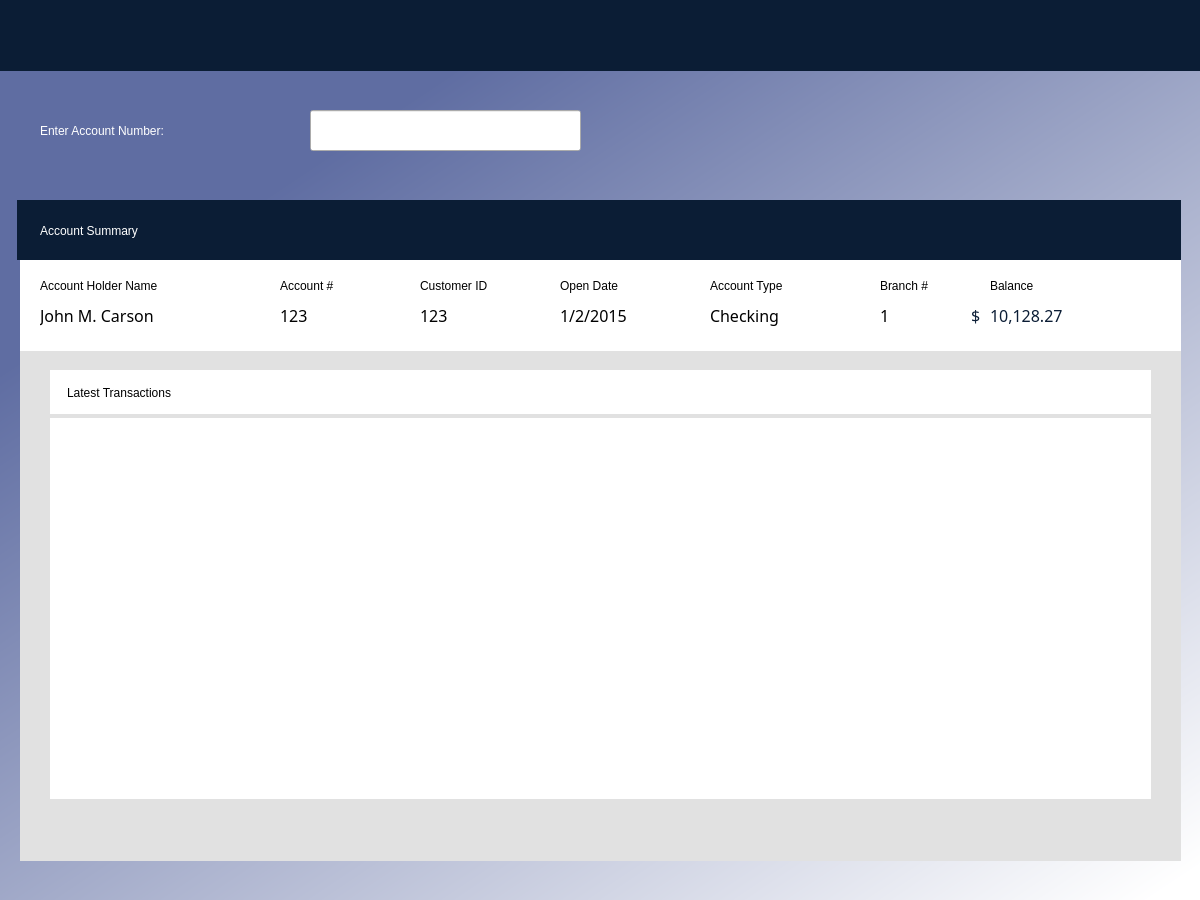
<?xml version="1.0" encoding="UTF-8"?>
<ui version="4.0">
 <class>Dialog</class>
 <widget class="QDialog" name="Dialog">
  <property name="geometry">
   <rect>
    <x>0</x>
    <y>0</y>
    <width>1200</width>
    <height>900</height>
   </rect>
  </property>
  <property name="windowTitle">
   <string>Rattler Bank Database</string>
  </property>
  <property name="windowIcon">
   <iconset>
    <normaloff>RB snake.png</normaloff>RB snake.png</iconset>
  </property>
  <property name="sizeGripEnabled">
   <bool>false</bool>
  </property>
  <widget class="QWidget" name="bgwidget" native="true">
   <property name="geometry">
    <rect>
     <x>0</x>
     <y>0</y>
     <width>1201</width>
     <height>900</height>
    </rect>
   </property>
   <property name="styleSheet">
    <string notr="true">QWidget#bgwidget{
background-color:qlineargradient(spread:pad, x1:0.242, y1:0.198727, x2:0.957, y2:1, stop:0 rgba(95, 109, 162, 255), stop:1 rgba(255, 255, 255, 255))}</string>
   </property>
   <widget class="QLabel" name="label_2">
    <property name="geometry">
     <rect>
      <x>10</x>
      <y>10</y>
      <width>321</width>
      <height>51</height>
     </rect>
    </property>
    <property name="text">
     <string/>
    </property>
    <property name="pixmap">
     <pixmap>RB3.png</pixmap>
    </property>
    <property name="scaledContents">
     <bool>true</bool>
    </property>
   </widget>
   <widget class="QLabel" name="error">
    <property name="geometry">
     <rect>
      <x>430</x>
      <y>580</y>
      <width>311</width>
      <height>31</height>
     </rect>
    </property>
    <property name="styleSheet">
     <string notr="true">font: 10pt &quot;MS Shell Dlg 2&quot;; color: red;</string>
    </property>
    <property name="text">
     <string/>
    </property>
   </widget>
   <widget class="QLabel" name="label_6">
    <property name="geometry">
     <rect>
      <x>0</x>
      <y>0</y>
      <width>1201</width>
      <height>71</height>
     </rect>
    </property>
    <property name="styleSheet">
     <string notr="true">background-color: rgb(11, 29, 53);</string>
    </property>
    <property name="text">
     <string/>
    </property>
   </widget>
   <widget class="QLabel" name="employee_name">
    <property name="geometry">
     <rect>
      <x>10</x>
      <y>80</y>
      <width>241</width>
      <height>41</height>
     </rect>
    </property>
    <property name="styleSheet">
     <string notr="true">font: 12pt &quot;MS Shell Dlg 2&quot;;</string>
    </property>
    <property name="text">
     <string/>
    </property>
   </widget>
   <widget class="QLabel" name="label_13">
    <property name="geometry">
     <rect>
      <x>40</x>
      <y>210</y>
      <width>411</width>
      <height>41</height>
     </rect>
    </property>
    <property name="styleSheet">
     <string notr="true">font: 12pt &quot;Heebo&quot;; color:rgb(255, 255, 255)
</string>
    </property>
    <property name="text">
     <string>Account Summary</string>
    </property>
   </widget>
   <widget class="QLabel" name="label_14">
    <property name="geometry">
     <rect>
      <x>17</x>
      <y>200</y>
      <width>1164</width>
      <height>60</height>
     </rect>
    </property>
    <property name="styleSheet">
     <string notr="true">background-color: rgb(11, 29, 53);</string>
    </property>
    <property name="text">
     <string/>
    </property>
   </widget>
   <widget class="QLabel" name="label_4">
    <property name="geometry">
     <rect>
      <x>20</x>
      <y>260</y>
      <width>1161</width>
      <height>601</height>
     </rect>
    </property>
    <property name="styleSheet">
     <string notr="true">background-color: rgb(225, 225, 225);</string>
    </property>
    <property name="text">
     <string/>
    </property>
   </widget>
   <widget class="QLabel" name="label_5">
    <property name="geometry">
     <rect>
      <x>20</x>
      <y>260</y>
      <width>1161</width>
      <height>91</height>
     </rect>
    </property>
    <property name="styleSheet">
     <string notr="true">background-color: rgb(255, 255, 255);</string>
    </property>
    <property name="text">
     <string/>
    </property>
   </widget>
   <widget class="QLabel" name="label_15">
    <property name="geometry">
     <rect>
      <x>50</x>
      <y>418</y>
      <width>1101</width>
      <height>381</height>
     </rect>
    </property>
    <property name="styleSheet">
     <string notr="true">background-color: rgb(255, 255, 255);</string>
    </property>
    <property name="text">
     <string/>
    </property>
   </widget>
   <widget class="QLabel" name="label_16">
    <property name="geometry">
     <rect>
      <x>40</x>
      <y>270</y>
      <width>201</width>
      <height>31</height>
     </rect>
    </property>
    <property name="styleSheet">
     <string notr="true">
font: 8pt &quot;Heebo&quot;;
</string>
    </property>
    <property name="text">
     <string>Account Holder Name</string>
    </property>
   </widget>
   <widget class="QLabel" name="label_17">
    <property name="geometry">
     <rect>
      <x>280</x>
      <y>270</y>
      <width>201</width>
      <height>31</height>
     </rect>
    </property>
    <property name="styleSheet">
     <string notr="true">
font: 8pt &quot;Heebo&quot;;
</string>
    </property>
    <property name="text">
     <string>Account #</string>
    </property>
   </widget>
   <widget class="QLabel" name="label_18">
    <property name="geometry">
     <rect>
      <x>880</x>
      <y>270</y>
      <width>91</width>
      <height>31</height>
     </rect>
    </property>
    <property name="styleSheet">
     <string notr="true">
font: 8pt &quot;Heebo&quot;;
</string>
    </property>
    <property name="text">
     <string>Branch #</string>
    </property>
   </widget>
   <widget class="QLabel" name="customer_name">
    <property name="geometry">
     <rect>
      <x>40</x>
      <y>300</y>
      <width>201</width>
      <height>31</height>
     </rect>
    </property>
    <property name="font">
     <font>
      <family>Heebo</family>
      <pointsize>12</pointsize>
      <weight>50</weight>
      <italic>false</italic>
      <bold>false</bold>
     </font>
    </property>
    <property name="styleSheet">
     <string notr="true">font: 12pt &quot;Heebo&quot;;
</string>
    </property>
    <property name="text">
     <string>John M. Carson</string>
    </property>
   </widget>
   <widget class="QLabel" name="account_num">
    <property name="geometry">
     <rect>
      <x>280</x>
      <y>300</y>
      <width>201</width>
      <height>31</height>
     </rect>
    </property>
    <property name="font">
     <font>
      <family>Heebo</family>
      <pointsize>12</pointsize>
      <weight>50</weight>
      <italic>false</italic>
      <bold>false</bold>
     </font>
    </property>
    <property name="styleSheet">
     <string notr="true">font: 12pt &quot;Heebo&quot;;
</string>
    </property>
    <property name="text">
     <string>123</string>
    </property>
   </widget>
   <widget class="QLabel" name="branch_num">
    <property name="geometry">
     <rect>
      <x>880</x>
      <y>300</y>
      <width>91</width>
      <height>31</height>
     </rect>
    </property>
    <property name="font">
     <font>
      <family>Heebo</family>
      <pointsize>12</pointsize>
      <weight>50</weight>
      <italic>false</italic>
      <bold>false</bold>
     </font>
    </property>
    <property name="styleSheet">
     <string notr="true">font: 12pt &quot;Heebo&quot;;
</string>
    </property>
    <property name="text">
     <string>1</string>
    </property>
   </widget>
   <widget class="QLabel" name="balance">
    <property name="geometry">
     <rect>
      <x>990</x>
      <y>300</y>
      <width>171</width>
      <height>31</height>
     </rect>
    </property>
    <property name="font">
     <font>
      <family>Arial Black</family>
      <pointsize>12</pointsize>
      <weight>10</weight>
      <italic>false</italic>
      <bold>false</bold>
     </font>
    </property>
    <property name="styleSheet">
     <string notr="true">font: 87 12pt &quot;Arial Black&quot;;
color: rgb(11, 29, 53);</string>
    </property>
    <property name="text">
     <string>10,128.27</string>
    </property>
   </widget>
   <widget class="QLabel" name="label_23">
    <property name="geometry">
     <rect>
      <x>990</x>
      <y>270</y>
      <width>201</width>
      <height>31</height>
     </rect>
    </property>
    <property name="styleSheet">
     <string notr="true">
font: 8pt &quot;Heebo&quot;;
</string>
    </property>
    <property name="text">
     <string>Balance</string>
    </property>
   </widget>
   <widget class="QLabel" name="customer_ID">
    <property name="geometry">
     <rect>
      <x>420</x>
      <y>300</y>
      <width>111</width>
      <height>31</height>
     </rect>
    </property>
    <property name="font">
     <font>
      <family>Heebo</family>
      <pointsize>12</pointsize>
      <weight>50</weight>
      <italic>false</italic>
      <bold>false</bold>
     </font>
    </property>
    <property name="styleSheet">
     <string notr="true">font: 12pt &quot;Heebo&quot;;
</string>
    </property>
    <property name="text">
     <string>123</string>
    </property>
   </widget>
   <widget class="QLabel" name="label_25">
    <property name="geometry">
     <rect>
      <x>420</x>
      <y>270</y>
      <width>111</width>
      <height>31</height>
     </rect>
    </property>
    <property name="styleSheet">
     <string notr="true">
font: 8pt &quot;Heebo&quot;;
</string>
    </property>
    <property name="text">
     <string>Customer ID</string>
    </property>
   </widget>
   <widget class="QLabel" name="account_type">
    <property name="geometry">
     <rect>
      <x>710</x>
      <y>300</y>
      <width>111</width>
      <height>31</height>
     </rect>
    </property>
    <property name="font">
     <font>
      <family>Heebo</family>
      <pointsize>12</pointsize>
      <weight>50</weight>
      <italic>false</italic>
      <bold>false</bold>
     </font>
    </property>
    <property name="styleSheet">
     <string notr="true">font: 12pt &quot;Heebo&quot;;
</string>
    </property>
    <property name="text">
     <string>Checking</string>
    </property>
   </widget>
   <widget class="QLabel" name="label_27">
    <property name="geometry">
     <rect>
      <x>710</x>
      <y>270</y>
      <width>111</width>
      <height>31</height>
     </rect>
    </property>
    <property name="styleSheet">
     <string notr="true">
font: 8pt &quot;Heebo&quot;;
</string>
    </property>
    <property name="text">
     <string>Account Type</string>
    </property>
   </widget>
   <widget class="QLabel" name="label_28">
    <property name="geometry">
     <rect>
      <x>560</x>
      <y>270</y>
      <width>111</width>
      <height>31</height>
     </rect>
    </property>
    <property name="styleSheet">
     <string notr="true">
font: 8pt &quot;Heebo&quot;;
</string>
    </property>
    <property name="text">
     <string>Open Date</string>
    </property>
   </widget>
   <widget class="QLabel" name="open_date">
    <property name="geometry">
     <rect>
      <x>560</x>
      <y>300</y>
      <width>111</width>
      <height>31</height>
     </rect>
    </property>
    <property name="font">
     <font>
      <family>Heebo</family>
      <pointsize>12</pointsize>
      <weight>50</weight>
      <italic>false</italic>
      <bold>false</bold>
     </font>
    </property>
    <property name="styleSheet">
     <string notr="true">font: 12pt &quot;Heebo&quot;;
</string>
    </property>
    <property name="text">
     <string>1/2/2015</string>
    </property>
   </widget>
   <widget class="QLabel" name="label_30">
    <property name="geometry">
     <rect>
      <x>50</x>
      <y>370</y>
      <width>1101</width>
      <height>44</height>
     </rect>
    </property>
    <property name="styleSheet">
     <string notr="true">background-color: rgb(255, 255, 255);</string>
    </property>
    <property name="text">
     <string/>
    </property>
   </widget>
   <widget class="QLabel" name="label_31">
    <property name="geometry">
     <rect>
      <x>67</x>
      <y>372</y>
      <width>411</width>
      <height>41</height>
     </rect>
    </property>
    <property name="styleSheet">
     <string notr="true">font: 10pt &quot;Heebo&quot;; </string>
    </property>
    <property name="text">
     <string>Latest Transactions</string>
    </property>
   </widget>
   <widget class="QLabel" name="enter_acct_num">
    <property name="geometry">
     <rect>
      <x>40</x>
      <y>110</y>
      <width>411</width>
      <height>41</height>
     </rect>
    </property>
    <property name="styleSheet">
     <string notr="true">font: 12pt &quot;Heebo&quot;; color:rgb(255, 255, 255)
</string>
    </property>
    <property name="text">
     <string>Enter Account Number:</string>
    </property>
   </widget>
   <widget class="QLineEdit" name="acct_search_field">
    <property name="geometry">
     <rect>
      <x>310</x>
      <y>110</y>
      <width>271</width>
      <height>41</height>
     </rect>
    </property>
   </widget>
   <widget class="QLabel" name="balance_2">
    <property name="geometry">
     <rect>
      <x>971</x>
      <y>300</y>
      <width>21</width>
      <height>31</height>
     </rect>
    </property>
    <property name="font">
     <font>
      <family>Arial Black</family>
      <pointsize>12</pointsize>
      <weight>10</weight>
      <italic>false</italic>
      <bold>false</bold>
     </font>
    </property>
    <property name="styleSheet">
     <string notr="true">font: 87 12pt &quot;Arial Black&quot;;
color: rgb(11, 29, 53);</string>
    </property>
    <property name="text">
     <string>$</string>
    </property>
   </widget>
   <zorder>error</zorder>
   <zorder>label_6</zorder>
   <zorder>label_2</zorder>
   <zorder>employee_name</zorder>
   <zorder>label_14</zorder>
   <zorder>label_4</zorder>
   <zorder>label_5</zorder>
   <zorder>label_15</zorder>
   <zorder>label_16</zorder>
   <zorder>label_17</zorder>
   <zorder>label_18</zorder>
   <zorder>customer_name</zorder>
   <zorder>account_num</zorder>
   <zorder>branch_num</zorder>
   <zorder>balance</zorder>
   <zorder>label_23</zorder>
   <zorder>customer_ID</zorder>
   <zorder>label_25</zorder>
   <zorder>account_type</zorder>
   <zorder>label_27</zorder>
   <zorder>label_28</zorder>
   <zorder>open_date</zorder>
   <zorder>label_30</zorder>
   <zorder>label_31</zorder>
   <zorder>label_13</zorder>
   <zorder>enter_acct_num</zorder>
   <zorder>acct_search_field</zorder>
   <zorder>balance_2</zorder>
  </widget>
 </widget>
 <resources/>
 <connections/>
</ui>
